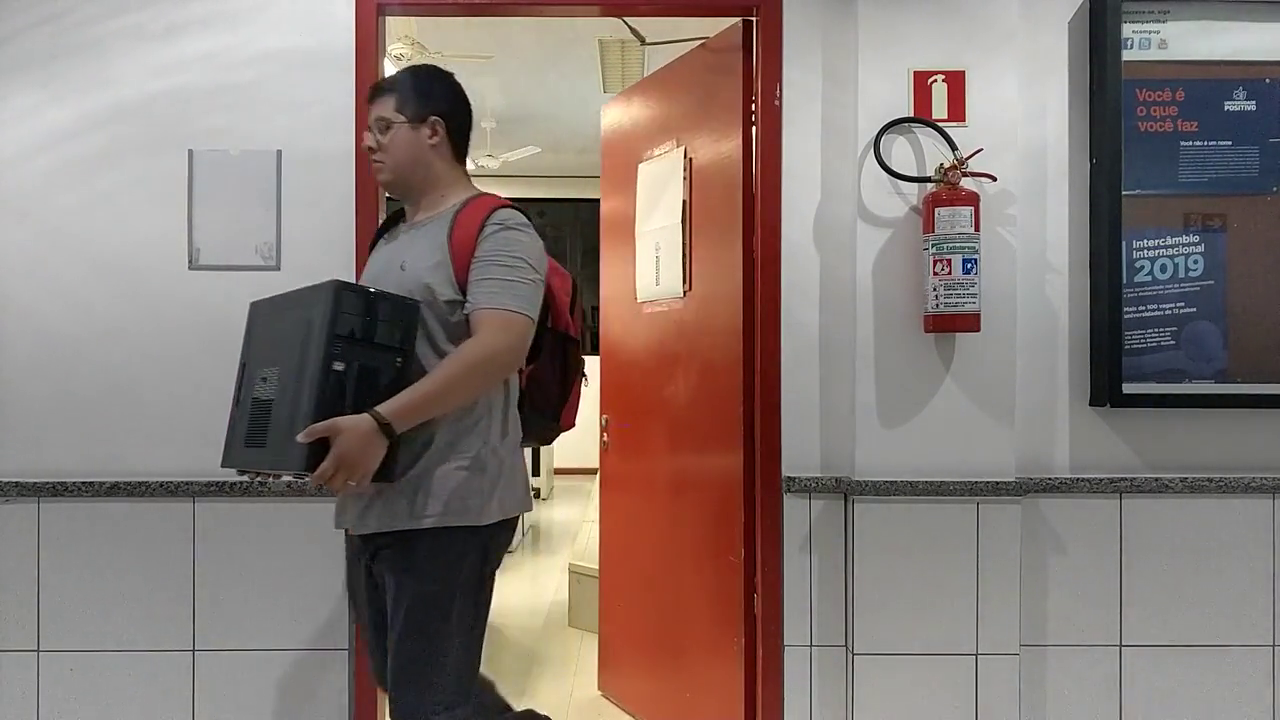
#> input picture frame 108 of itamar/video/furto3-720p.mp4, 1280 x 720 px
$ python app.py
#> lines starting #> are read from the running program, lines starting #| are printed output that depends on the picture; after the words box and inside, x2 and y2 are one past the last pixel; in counts of white or black regions, pixels touching at a corner belong together
import numpy as np
import cv2
import time
import os

cap = cv2.VideoCapture("video/furto3-720p.mp4")


def draw(img):
    hsv = cv2.cvtColor(img, cv2.COLOR_BGR2HSV)

    gray = cv2.cvtColor(img, cv2.COLOR_BGR2GRAY)
    ret, thresh = cv2.threshold(gray, 40, 255, cv2.THRESH_BINARY_INV)

    # Remove some small noise if any.
    erode = cv2.erode(thresh, None)
    dilate = cv2.dilate(erode, None)

    # Find contours with cv2.RETR_CCOMP
    contours, hierarchy = cv2.findContours(dilate, cv2.RETR_CCOMP, 5)

    for i, cnt in enumerate(contours):
        # Check if it is an external contour and its area is more than 100
        if hierarchy[0, i, 3] == -1 and cv2.contourArea(cnt) > 100:
            x, y, w, h = cv2.boundingRect(cnt)

            if x > 176 and (x + w) < 393:
                if y > 180 and y < 330 and w > 50 and h > 50 and (y + h) < 330:
                    cv2.rectangle(img, (x, y), (x+w, y+h), (0, 255, 0), 2)
                    print((x, y, w, h))

    cv2.imshow("shapes", img)
    #cv2.imshow("shapes2", dilate)


while(True):
    ret, frame = cap.read()
#> frame is the input picture: shape (720, 1280, 3); mean B, G, R 118.7, 123.8, 136.9
    if frame is None:
        time.sleep(2)
    else:
        frame = cv2.resize(frame, (640, 480))
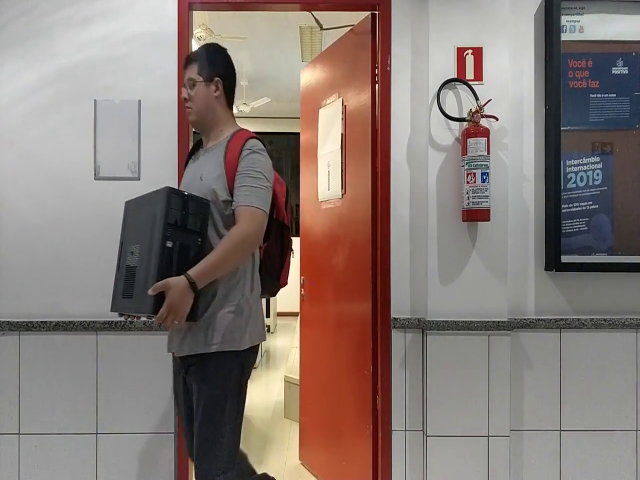
#> frame: shape (480, 640, 3); mean B, G, R 118.6, 123.8, 136.9
        draw(frame)
#> in draw, `hsv = cv2.cvtColor(img, cv2.COLOR_BGR2HSV)`: hsv: shape (480, 640, 3); mean H, S, V 39, 46.2, 138.7
#> in draw, `gray = cv2.cvtColor(img, cv2.COLOR_BGR2GRAY)`:
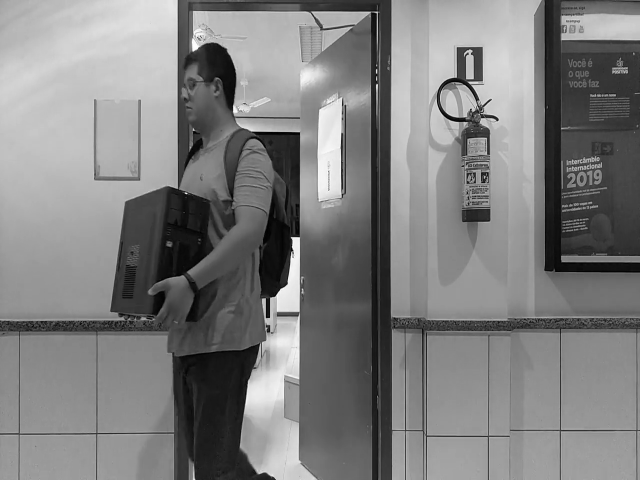
#> gray: shape (480, 640); min 1, max 255, mean 127.1
#> in draw, `ret, thresh = cv2.threshold(gray, 40, 255, cv2.THRESH_BINARY_INV)`:
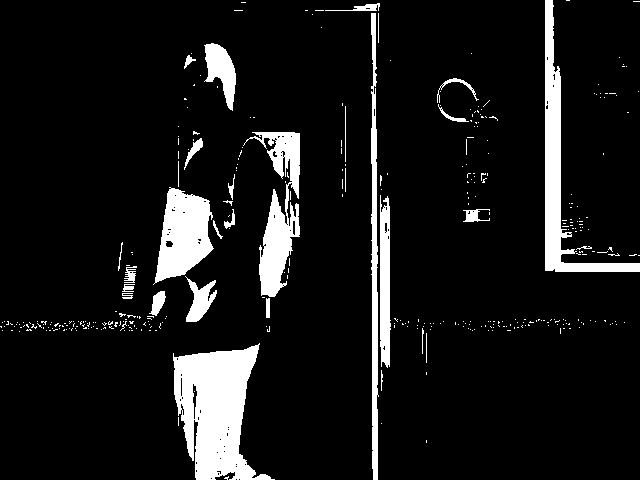
#> thresh: shape (480, 640); 9.4% white; 366 white regions (334 under 20 px), largest, box (x1, y1, x2, y2) and area: (173, 343, 275, 480) 8077, (545, 0, 640, 272) 4638, (243, 132, 300, 297) 3851
#> in draw, `erode = cv2.erode(thresh, None)`:
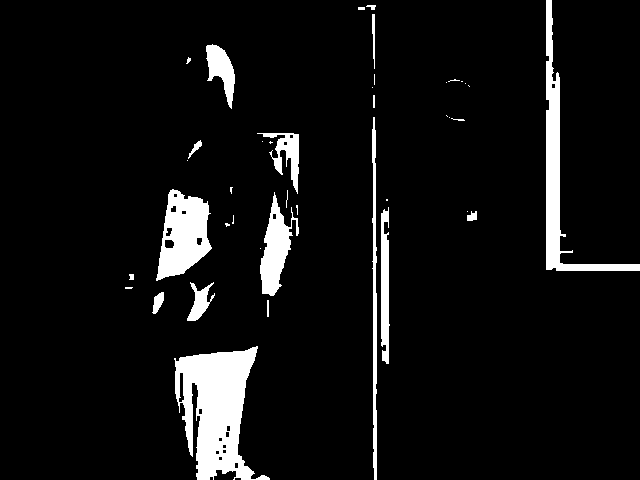
#> erode: shape (480, 640); 7% white; 41 white regions (22 under 20 px), largest, box (x1, y1, x2, y2) and area: (174, 346, 270, 480) 7124, (546, 0, 640, 271) 3756, (156, 189, 212, 281) 3175
#> in draw, `dilate = cv2.dilate(erode, None)`:
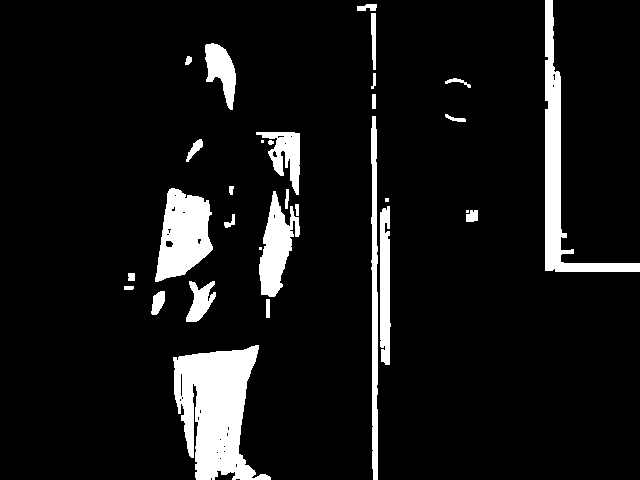
#> dilate: shape (480, 640); 8.7% white; 31 white regions (4 under 20 px)
#> in draw, `contours, hierarchy = cv2.findContours(dilate, cv2.RETR_CCOMP, 5)`: contours = 58 contours, 29 with area under 20; largest, box (x1, y1, x2, y2) and area: (173, 345, 271, 480) 7794, (545, 0, 640, 272) 4258, (155, 188, 213, 282) 3571, (259, 191, 300, 297) 2126, (371, 116, 378, 480) 1658
#> the loop in draw, `for i, cnt in enumerate(contours):` made 58 passes
#> (x, y, w, h) on passes 1, 3, 4, 10, 11, 12, 16, 18, 21, 23, 27, 29: (545, 0, 95, 272), (371, 13, 5, 57), (205, 43, 31, 67), (371, 116, 7, 364), (256, 132, 44, 63), (186, 139, 17, 23), (155, 188, 58, 94), (259, 191, 41, 106), (380, 206, 11, 159), (466, 210, 12, 12), (186, 281, 30, 41), (151, 291, 14, 24)
#> cnt on passes 33, 34, 35, 36, 38, 40: [[554, 85], [552, 85], [552, 86], [554, 86]], [[284, 136], [277, 136], [277, 137], [279, 137]], [[292, 136], [290, 136]], [[286, 143], [284, 143]], [[176, 195], [174, 195]], [[185, 212], [182, 212]]

    key = cv2.waitKey(1)
#> (key q is pressed here)

    if key & 0xFF == ord('q'):
        break

    if key & 0xFF == ord(' '):
        cap.set(cv2.CAP_PROP_POS_FRAMES, int(
            cap.get(cv2.CAP_PROP_POS_FRAMES)) + 60)

cap.release()
cv2.destroyAllWindows()

$ run again, starting later in the video
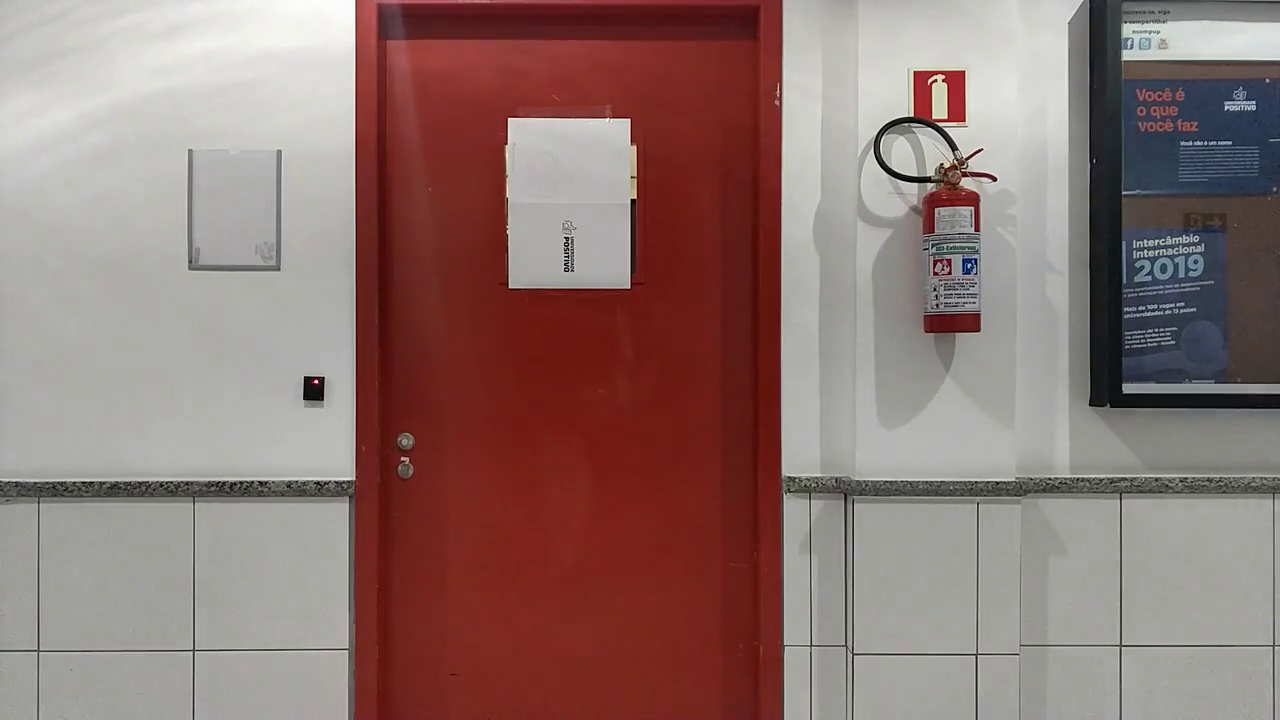
#> input picture frame 486 of itamar/video/furto3-720p.mp4, 1280 x 720 px
#> frame is the input picture: shape (720, 1280, 3); mean B, G, R 115, 118.4, 143.4
#> frame: shape (480, 640, 3)
#> hsv: shape (480, 640, 3); mean H, S, V 27.3, 69.8, 144.6
#> in draw, `ret, thresh = cv2.threshold(gray, 40, 255, cv2.THRESH_BINARY_INV)`:
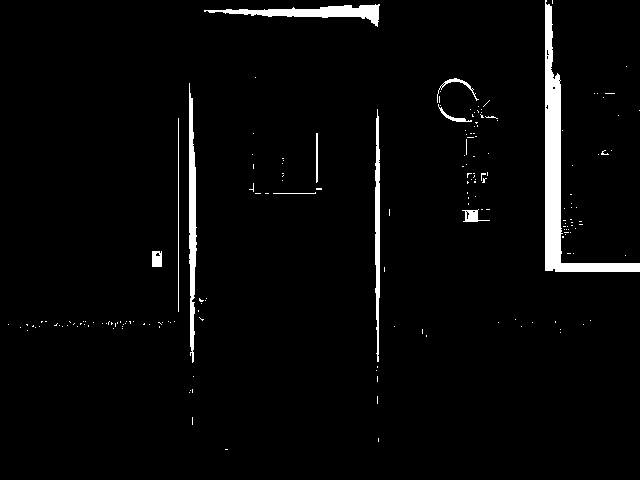
#> thresh: shape (480, 640); 3.1% white; 184 white regions (173 under 20 px), largest, box (x1, y1, x2, y2) and area: (545, 0, 640, 272) 4349, (189, 83, 197, 363) 1430, (204, 4, 380, 27) 1405
#> erode: shape (480, 640); 1.9% white; 17 white regions (8 under 20 px), largest, box (x1, y1, x2, y2) and area: (546, 6, 640, 271) 3537, (224, 6, 378, 25) 976, (190, 99, 196, 298) 743
#> in draw, `dilate = cv2.dilate(erode, None)`:
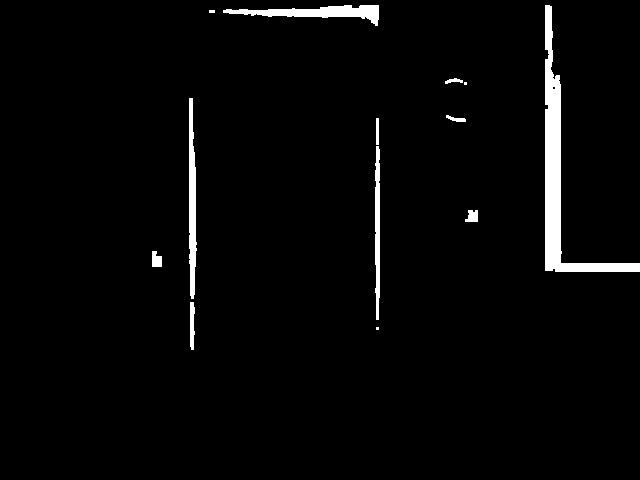
#> dilate: shape (480, 640); 2.7% white; 13 white regions (3 under 20 px)
#> contours = 14 contours, 4 with area under 20; largest, box (x1, y1, x2, y2) and area: (545, 5, 640, 272) 3984, (223, 5, 379, 26) 1350, (189, 98, 197, 299) 964, (375, 146, 380, 320) 585, (190, 302, 195, 350) 150
#> the loop in draw, `for i, cnt in enumerate(contours):` made 14 passes
#> (x, y, w, h) on passes 1, 2, 6, 9, 10, 11, 12: (223, 5, 156, 21), (545, 5, 95, 267), (189, 98, 8, 201), (375, 146, 5, 174), (465, 210, 13, 12), (152, 251, 10, 16), (190, 302, 5, 48)
